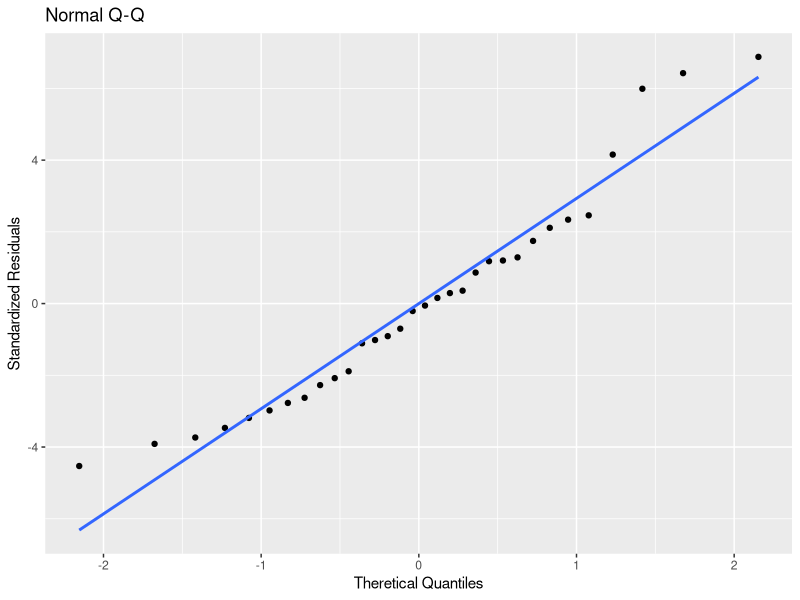
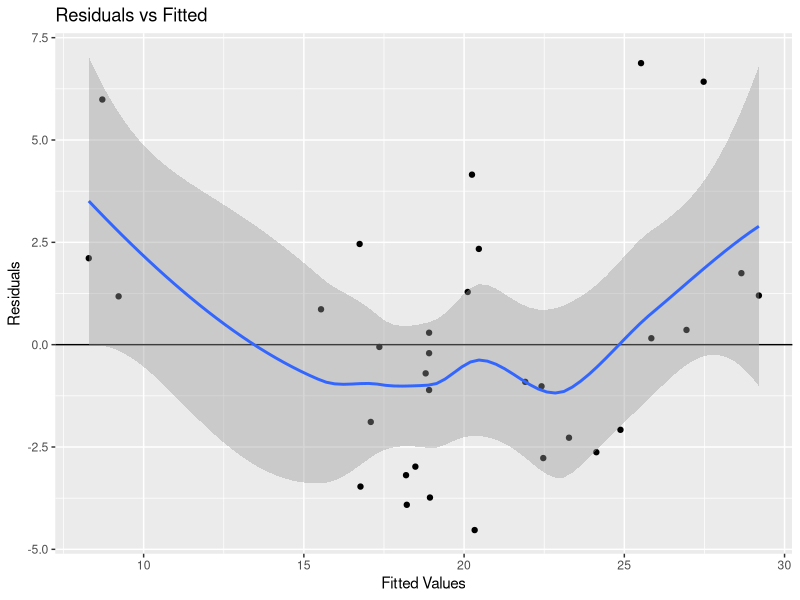
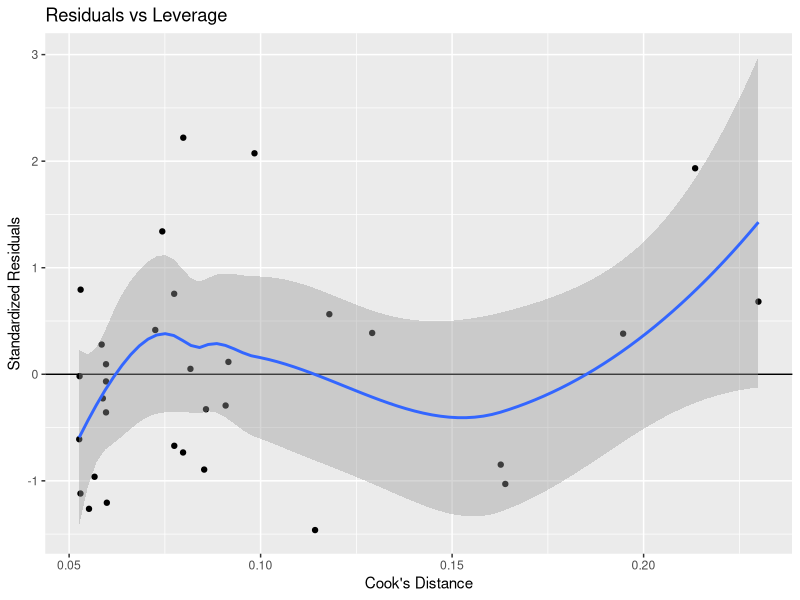

Reproduce these figures in R, in order.
## ---- chunk 1
# setup
library(ggplot2)
library(car)
data(mtcars)

figures.echo <- FALSE
## ---- chunk 2
mtcars$TransType <- ifelse(mtcars$am == 1, "Auto", "Manual")
fit1 <- lm(mpg ~ TransType - 1, mtcars)
fit2 <- lm(mpg ~ wt + TransType - 1, mtcars)
## ---- chunk 3
fit1$call
round(fit1$coef, 2)
#round(confint(fit1), 2)
## ---- chunk 4
fit2$call
round(fit2$coef, 2)
#round(confint(fit2), 2)
## ---- chunk 5

## ---- chunk 6
fit2.resid <- residuals(fit2)
fit2.yhat <- predict(fit2)
p2 <- ggplot(data = as.data.frame(qqnorm(fit2.resid , plot=F)), 
             mapping = aes(x = x, y = y)) +
  geom_point() +
  geom_smooth(method = "lm", se = FALSE) +
  ggtitle("Normal Q-Q") +
  xlab("Theretical Quantiles") +
  ylab("Standardized Residuals")
p2
## ---- chunk 7
df <- data.frame(x = fit2.yhat, y = fit2.resid)
p1 <- ggplot(df, aes(x = fit2.yhat, y = fit2.resid)) +
  geom_point() +
  ggtitle("Residuals vs Fitted") +
  xlab("Fitted Values") +
  ylab("Residuals") + 
  geom_hline(yintercept = 0) + 
  geom_smooth()
p1
## ---- chunk 8
fit2.sigma <- sqrt(deviance(fit2)/df.residual(fit2))
fit2.rsquare <- fit2.resid/fit2.sigma 
fit2.sqrt.rsquare <- sqrt(abs(fit2.rsquare))

fit2.hii <- lm.influence(fit2, do.coef = FALSE)$hat
df <- data.frame(x = fit2.hii, y = fit2.rsquare)
p3 <- ggplot(df, aes(x = fit2.hii, y = fit2.rsquare)) +
  geom_point() +
  ggtitle("Residuals vs Leverage") +
  xlab("Cook's Distance") +
  ylab("Standardized Residuals") +
  geom_hline(yintercept = 0) +
  geom_smooth() +
  theme(legend.position = "none")
p3
